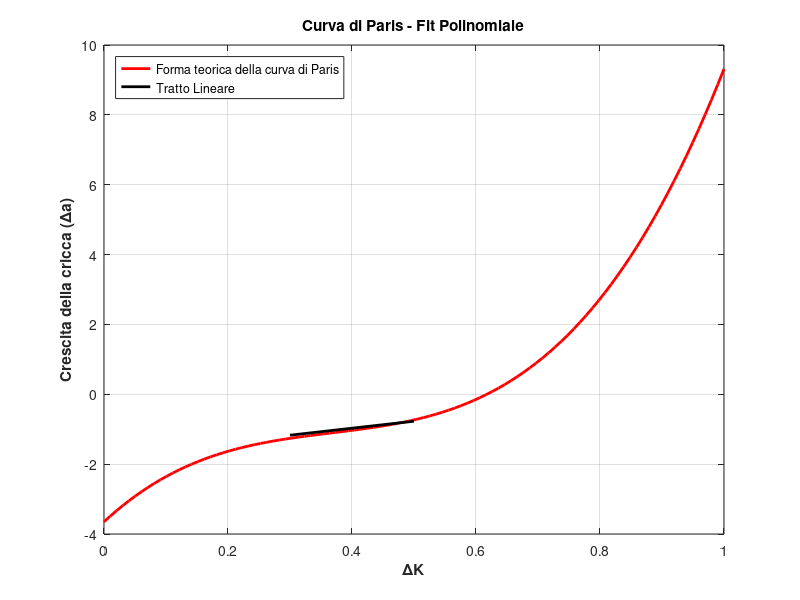

Here is the MATLAB script that generated this plot:
clear all
close all
clc


% Genera dati di esempio basati sulla curva di Paris
K = linspace(0, 1, 100); % Intervallo ΔK
A = 1; C = 0.01; B1 = 2; B2 = 2; k = 5;

% Calcola la curva simile alla curva di Paris
a = zeros(size(K)); % Inizializza l'array per la crescita della cricca

for i = 1:length(K)
    if K(i) < 0.3
        a(i) = A * log(K(i) + C); % Crescita logaritmica
    elseif K(i) < 0.7
        a(i) = B1 * (K(i) - 0.3) + A * log(0.3 + C); % Crescita lineare
    else
        a(i) = B2 * exp(k * (K(i) - 0.7)); % Crescita esponenziale
    end
end

% Fit polinomiale di terzo grado
p = polyfit(K, a, 3); % Polinomio di terzo grado

% Calcola il valore della funzione polinomiale
fitted_curve = polyval(p, K);

% Grafico dei risultati
figure;
plot(K, fitted_curve, 'r-', 'LineWidth', 2, 'DisplayName', 'Forma teorica della curva di Paris');
xlabel('ΔK', 'FontWeight', 'bold');
ylabel('Crescita della cricca (Δa)', 'FontWeight', 'bold');
title('Curva di Paris - Fit Polinomiale', 'FontWeight', 'bold');
legend('Location', 'NorthWest');
%set(gca, 'XScale', 'log', 'YScale', 'log');
grid on;
hold on
K_lin = 0.3:0.1:0.5;
a_lin = B1 * (K_lin - 0.3) + A * log(0.3 + C);
plot(K_lin, a_lin, 'k-', 'LineWidth', 2, 'DisplayName', 'Tratto Lineare');
